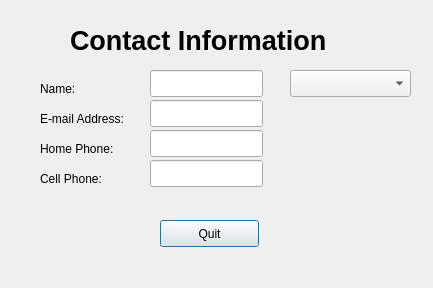
<?xml version="1.0" encoding="UTF-8"?>
<ui version="4.0">
 <class>Employee</class>
 <widget class="QDialog" name="Employee">
  <property name="geometry">
   <rect>
    <x>0</x>
    <y>0</y>
    <width>433</width>
    <height>288</height>
   </rect>
  </property>
  <property name="windowTitle">
   <string>Contact Information</string>
  </property>
  <widget class="QLabel" name="label">
   <property name="geometry">
    <rect>
     <x>70</x>
     <y>20</y>
     <width>271</width>
     <height>41</height>
    </rect>
   </property>
   <property name="text">
    <string>&lt;html&gt;&lt;head/&gt;&lt;body&gt;&lt;p&gt;&lt;span style=&quot; font-size:20pt; font-weight:600;&quot;&gt;Contact Information&lt;/span&gt;&lt;/p&gt;&lt;/body&gt;&lt;/html&gt;</string>
   </property>
  </widget>
  <widget class="QLabel" name="label_2">
   <property name="geometry">
    <rect>
     <x>40</x>
     <y>80</y>
     <width>67</width>
     <height>17</height>
    </rect>
   </property>
   <property name="text">
    <string>Name:</string>
   </property>
  </widget>
  <widget class="QLabel" name="label_3">
   <property name="geometry">
    <rect>
     <x>40</x>
     <y>110</y>
     <width>111</width>
     <height>17</height>
    </rect>
   </property>
   <property name="text">
    <string>E-mail Address: </string>
   </property>
  </widget>
  <widget class="QLabel" name="label_4">
   <property name="geometry">
    <rect>
     <x>40</x>
     <y>140</y>
     <width>111</width>
     <height>17</height>
    </rect>
   </property>
   <property name="text">
    <string>Home Phone: </string>
   </property>
  </widget>
  <widget class="QLabel" name="label_5">
   <property name="geometry">
    <rect>
     <x>40</x>
     <y>170</y>
     <width>91</width>
     <height>17</height>
    </rect>
   </property>
   <property name="text">
    <string>Cell Phone:</string>
   </property>
  </widget>
  <widget class="QLineEdit" name="lineEdit">
   <property name="geometry">
    <rect>
     <x>150</x>
     <y>70</y>
     <width>113</width>
     <height>27</height>
    </rect>
   </property>
  </widget>
  <widget class="QLineEdit" name="lineEdit_2">
   <property name="geometry">
    <rect>
     <x>150</x>
     <y>100</y>
     <width>113</width>
     <height>27</height>
    </rect>
   </property>
  </widget>
  <widget class="QLineEdit" name="lineEdit_3">
   <property name="geometry">
    <rect>
     <x>150</x>
     <y>130</y>
     <width>113</width>
     <height>27</height>
    </rect>
   </property>
  </widget>
  <widget class="QLineEdit" name="lineEdit_4">
   <property name="geometry">
    <rect>
     <x>150</x>
     <y>160</y>
     <width>113</width>
     <height>27</height>
    </rect>
   </property>
  </widget>
  <widget class="QPushButton" name="pushButton">
   <property name="geometry">
    <rect>
     <x>160</x>
     <y>220</y>
     <width>99</width>
     <height>27</height>
    </rect>
   </property>
   <property name="text">
    <string>Quit</string>
   </property>
  </widget>
  <widget class="QComboBox" name="comboBox">
   <property name="geometry">
    <rect>
     <x>290</x>
     <y>70</y>
     <width>121</width>
     <height>27</height>
    </rect>
   </property>
  </widget>
 </widget>
 <resources/>
 <connections/>
</ui>
